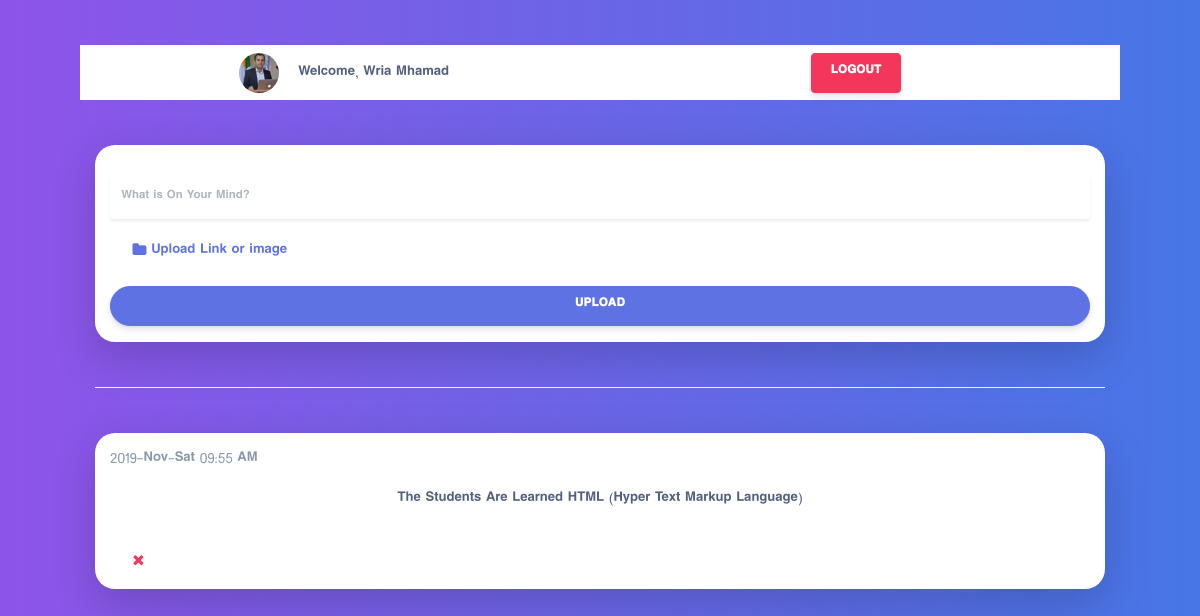
Screenshot of /teacher/post.php?a2f2ed4f8ebc2=5 (signed in) with the database file from the repository.
### tables this page shows
CREATE TABLE `teachers` (
  `id` int(11) NOT NULL,
  `name` varchar(255) NOT NULL,
  `email` varchar(255) NOT NULL,
  `password` varchar(255) NOT NULL,
  `level` varchar(255) NOT NULL,
  `profile_img` varchar(255) NOT NULL,
  `social_type` varchar(255) NOT NULL,
  `social_link` varchar(255) NOT NULL,
  `social_type2` varchar(255) NOT NULL,
  `social_link2` varchar(255) NOT NULL
);

CREATE TABLE `posts` (
  `id` int(11) NOT NULL,
  `teacher_id` int(11) NOT NULL,
  `class_id` int(11) NOT NULL,
  `description` longtext NOT NULL,
  `type_post` varchar(255) NOT NULL,
  `file_url` varchar(2555) NOT NULL,
  `date_of_post` varchar(2555) NOT NULL
);

### teacher/includes/config.php (called while the page is built, shortened)
<?php
if(isset($_SESSION['teacherid'])){
    $teacherid = $_SESSION['teacherid'];
}
?>

### teacher/post.php (the view, shortened to what this page needs)
<?php include 'includes/nav.php';
if(isset($teacherid)){
if(isset($_GET['a2f2ed4f8ebc2'])){
    $classid = mysqli_real_escape_string($db , $_GET['a2f2ed4f8ebc2']);
    $CheckSecurity = mysqli_query($db , "SELECT * FROM class WHERE `teacher_id` = '$teacherid' AND `id` = '$classid'");
    while($row = mysqli_fetch_assoc($CheckSecurity)){
        $class_id = $row['id'];
    }
?>
<div class="container mt-5">
    <form action="post.php?a2f2ed4f8ebc2=<?php echo $classid;?>" method="post" class="media shadow-lg bg-white mt-5 mb-5 p-3 radius-20">
        <div class="media-body">
            <input type="text" name="description" placeholder="What is On Your Mind?" class="form-control shadow-sm border-0">
            <br>
            <span class="text-primary ml-4"><i class="fa fa-folder fa-1x"></i> Upload Link or image</span>
            <br>
            <br>
            <button name="submit" class="btn btn-primary w-100 radius-20">UPLOAD</button>
        </div>
    </form>
    <hr>
<?php
$query = mysqli_query($db , "SELECT * FROM posts WHERE `class_id` = '$classid' AND `teacher_id` = '$teacherid' ORDER BY `date_of_post` DESC");
while($row = mysqli_fetch_assoc($query)){?>
    <div class="media shadow-lg bg-white mt-5 p-3 radius-20">
        <div class="media-body">
            <p class="text-muted"><?php echo $row['date_of_post'];?></p>
            <p style="text-align:center"><?php echo $row['description'];?></p>
            <br>
           <a href="post.php?a2f2ed4f8ebc2=<?php echo $class_id;?>&099af53f601=<?php echo $row['id'];?>"><span class="fa fa-remove ml-4 text-danger"></span></a>
        </div>
    </div>
<?php
}
echo '</div>';
}else{
    header("Location:class.php");
}
}else{
    header("Location:index.php");
}
?>

### teacher/includes/nav.php (shortened to what this page needs)
<?php include 'config.php';?>
<!DOCTYPE html>
<html lang="en">
<head>
  <link rel="stylesheet" href="../assets/css/style.css">
  <link rel="stylesheet" href="../assets/css/bootstrap.css">
  <link rel="stylesheet" href="../assets/css/navbar.css">
  <link rel="stylesheet" href="../assets/css/OswaldFont.css" >
  <link rel="stylesheet" href="../assets/css/Speda.ttf">
  <link href="https://stackpath.bootstrapcdn.com/font-awesome/4.7.0/css/font-awesome.min.css" rel="stylesheet">
</head>
<body>
<?php if(isset($teacherid)){
?>
<div class="container">
    <div class="row bg-white text-center mt-5 p-2">
    <div class="col">
    <a href="home.php">
      <?php
      $query = mysqli_query($db , "SELECT * FROM teachers WHERE `id`  = '$teacherid' ");
      while($row = mysqli_fetch_assoc($query)){?>
      <span><img src="../upload\teachers\profile_images/<?php echo $row['profile_img'];?>" class="rounded-circle mr-3" width="40"> Welcome, <?php echo $row['name'];?></span>
<?php
      }
      ?>
      </a>
    </div>
    <div class="col">
      <span><a href="?logout" class="btn btn-danger">LOGOUT</a></span>
    </div>
  </div>
</div>
<?php
}
?>

### assets/css/style.css (style rules this page uses)
body { font-family:'Oswald',"speda" !important; src: url(Speda.ttf); background: #4776E6; background: -webkit-linear-gradient(to right, #8E54E9, #4776E6); background: linear-gradient(to right, #8E54E9, #4776E6); }
.radius-20 { border-radius: 20px !important; }

### assets/css/navbar.css (style rules this page uses)
*,*:before,*:after { box-sizing:inherit }
html { -ms-text-size-adjust:100%;-webkit-text-size-adjust:100% }
body { margin:0 }
a { background-color:transparent }
img { border-style:none }
hr { box-sizing:content-box;height:0;overflow:visible }
button,input,select,textarea,optgroup { font:inherit;margin:0 }
button,input { overflow:visible }
button,select { text-transform:none }
button,[type=button],[type=reset],[type=submit] { -webkit-appearance:button }
html,body { font-family:Verdana,sans-serif;font-size:15px;line-height:1.5 }
html { overflow-x:hidden }
hr { border:0;border-top:1px solid #eee;margin:20px 0 }
img { vertical-align:middle }
a { color:inherit }

### rows the page displays
teachers: profile_img (picture), name "Wria Mhamad"
posts: date_of_post "2019-Nov-Sat 09:55 AM", description "The Students Are Learned HTML (Hyper Text Markup Language)"
